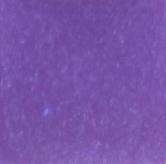
#> input picture Concentration Detection/data/raw_images/25 DOX-3(1).jpg, 166 x 164 px
$ python -i image_processing.py   (imports and definitions only)
#> lines starting #> are read from the running program, lines starting #| are printed output that depends on the picture
import cv2
import numpy as np

def extract_image_features(image_path, roi_ratio=0.8):
    """
    读取图像并提取多维色彩特征 (RGB, Normalized RGB, HSV, CIE-Lab, 比值)
    :param image_path: 图片路径
    :param roi_ratio: 中心ROI截取比例（默认截取中心 80% 区域，避开边缘杂光）
    """
#> called with image_path = '../data/raw_images/25 DOX-3(1).jpg', roi_ratio = 0.8
    image = cv2.imread(image_path)
#> image is the input picture: shape (164, 166, 3); mean B, G, R 167.6, 84, 119.1
    if image is None:
        raise ValueError(f"无法加载图像: {image_path}")

    # 1. 截取中心 ROI 区域
    h, w, _ = image.shape
#> h = 164; w = 166
    dh, dw = int(h * (1 - roi_ratio) / 2), int(w * (1 - roi_ratio) / 2)
#> dh = 16; dw = 16
    roi = image[dh:h-dh, dw:w-dw]

    # 2. 转换为 RGB (OpenCV 默认 BGR)
    rgb = cv2.cvtColor(roi, cv2.COLOR_BGR2RGB).astype(np.float32)
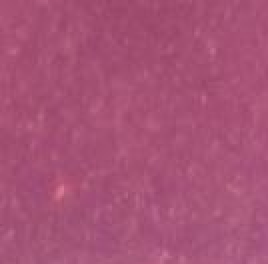
#> rgb: shape (132, 134, 3) float32 (shown 2 times larger); mean B, G, R 117.5, 82.7, 166.5

    # 计算通道均值
    r_mean = np.mean(rgb[:, :, 0])
#> r_mean = 117.5
    g_mean = np.mean(rgb[:, :, 1])
#> g_mean = 82.69
    b_mean = np.mean(rgb[:, :, 2])
#> b_mean = 166.5

    # 比值特征
    rg_ratio = r_mean / (g_mean + 1e-5)
#> rg_ratio = 1.42
    rb_ratio = r_mean / (b_mean + 1e-5)
#> rb_ratio = 0.706
    gb_ratio = g_mean / (b_mean + 1e-5)
#> gb_ratio = 0.497

    # 归一化 RGB
    rgb_sum = r_mean + g_mean + b_mean + 1e-5
#> rgb_sum = 366.7
    r_norm = r_mean / rgb_sum
#> r_norm = 0.321
    g_norm = g_mean / rgb_sum
#> g_norm = 0.225
    b_norm = b_mean / rgb_sum
#> b_norm = 0.454

    # HSV 色彩空间
    hsv = cv2.cvtColor(roi, cv2.COLOR_BGR2HSV)
#> hsv: shape (132, 134, 3); mean H, S, V 132.5, 128.5, 166.5
    h_mean = np.mean(hsv[:, :, 0])
#> h_mean = 132.5
    s_mean = np.mean(hsv[:, :, 1])
#> s_mean = 128.5
    v_mean = np.mean(hsv[:, :, 2])
#> v_mean = 166.5

    # CIE-Lab 色彩空间
    lab = cv2.cvtColor(roi, cv2.COLOR_BGR2LAB)
#> lab: shape (132, 134, 3); mean of channels 0, 1, 2 107.9, 160.4, 88
    l_mean = np.mean(lab[:, :, 0])
#> l_mean = 107.9
    a_mean = np.mean(lab[:, :, 1])
#> a_mean = 160.4
    b_lab_mean = np.mean(lab[:, :, 2])
#> b_lab_mean = 88.02

    return {
        'R': r_mean, 'G': g_mean, 'B': b_mean,
        'R/G': rg_ratio, 'R/B': rb_ratio, 'G/B': gb_ratio,
        'r_norm': r_norm, 'g_norm': g_norm, 'b_norm': b_norm,
        'H': h_mean, 'S': s_mean, 'V': v_mean,
        'L*': l_mean, 'a*': a_mean, 'b*': b_lab_mean
    }

>>> result = extract_image_features('../data/raw_images/25 DOX-3(1).jpg')
#> result = 15 items

$ run again, on Concentration Detection/data/raw_images/30 DOX-3(1).jpg
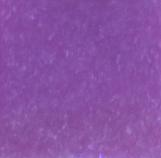
#> input picture Concentration Detection/data/raw_images/30 DOX-3(1).jpg, 161 x 158 px
#> in extract_image_features, image is the input picture: shape (158, 161, 3); mean B, G, R 163.5, 82.1, 136.5
#> in extract_image_features, `rgb = cv2.cvtColor(roi, cv2.COLOR_BGR2RGB).astype(np.float32)`:
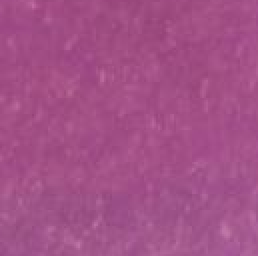
#> rgb: shape (128, 129, 3) float32 (shown 2 times larger); mean B, G, R 134.9, 81, 162.4
#> r_mean = 134.9
#> g_mean = 81.03
#> b_mean = 162.4
#> rg_ratio = 1.66
#> rb_ratio = 0.831
#> gb_ratio = 0.499
#> rgb_sum = 378.3
#> r_norm = 0.357
#> g_norm = 0.214
#> b_norm = 0.429
#> hsv: shape (128, 129, 3); mean H, S, V 139.9, 127.8, 162.4
#> h_mean = 139.9
#> s_mean = 127.8
#> v_mean = 162.4
#> lab: shape (128, 129, 3); mean of channels 0, 1, 2 111.5, 165.2, 92.7
#> l_mean = 111.5
#> a_mean = 165.2
#> b_lab_mean = 92.7
#> result = 15 items

$ run again, on Concentration Detection/data/raw_images/35 DOX-1(1).jpg
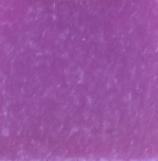
#> input picture Concentration Detection/data/raw_images/35 DOX-1(1).jpg, 158 x 161 px
#> in extract_image_features, image is the input picture: shape (161, 158, 3); mean B, G, R 160.8, 82.6, 151.6
#> in extract_image_features, `roi = image[dh:h-dh, dw:w-dw]`:
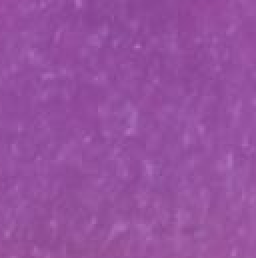
#> roi: shape (129, 128, 3) (shown 2 times larger); mean B, G, R 159.5, 81.1, 149.6
#> r_mean = 149.6
#> g_mean = 81.09
#> b_mean = 159.5
#> rg_ratio = 1.85
#> rb_ratio = 0.938
#> gb_ratio = 0.508
#> rgb_sum = 390.2
#> r_norm = 0.383
#> g_norm = 0.208
#> b_norm = 0.409
#> hsv: shape (129, 128, 3); mean H, S, V 146.3, 125.5, 159.5
#> h_mean = 146.3
#> s_mean = 125.5
#> v_mean = 159.5
#> lab: shape (129, 128, 3); mean of channels 0, 1, 2 115.9, 169, 97.3
#> l_mean = 115.9
#> a_mean = 169
#> b_lab_mean = 97.31
#> result = 15 items
